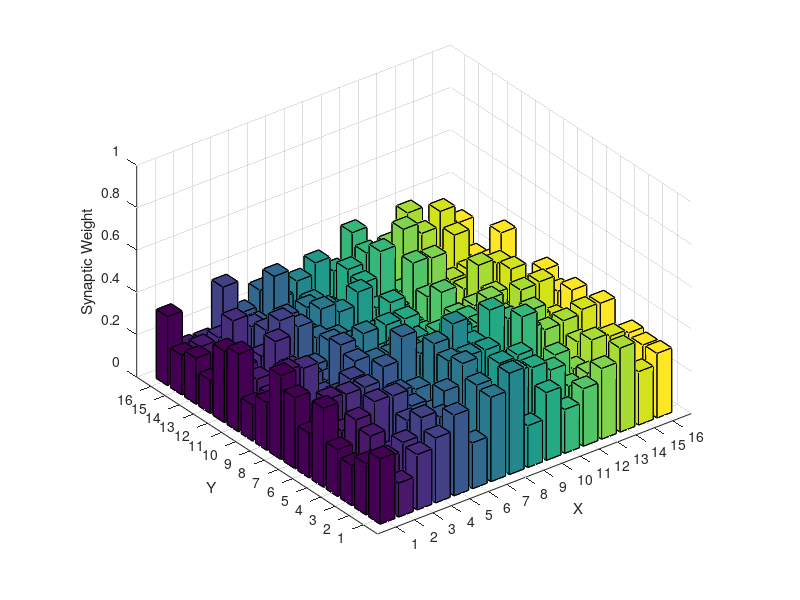

The MATLAB script that drew this image: (Note: this script raises an error after producing the figure.)
clear all;
load trained_weight;
NeuronID = 4;
v = trained_weight(:,NeuronID);
weight = vec2mat(v,16); 
figure
b = bar3(weight);
axis([0 17 0 17 0 1]);

xlabel('X');
ylabel('Y');
zlabel('Synaptic Weight');
set(gca,'Ydir','Normal')

for k = 1:length(b)
    zdata = b(k).ZData;
    b(k).CData = zdata;
    b(k).FaceColor = 'interp';
end
cb = colorbar();
caxis([0, 1])
cb.Label.String = 'Weight Magnitude';
title('Synaptic Weight 3D Histogram');
